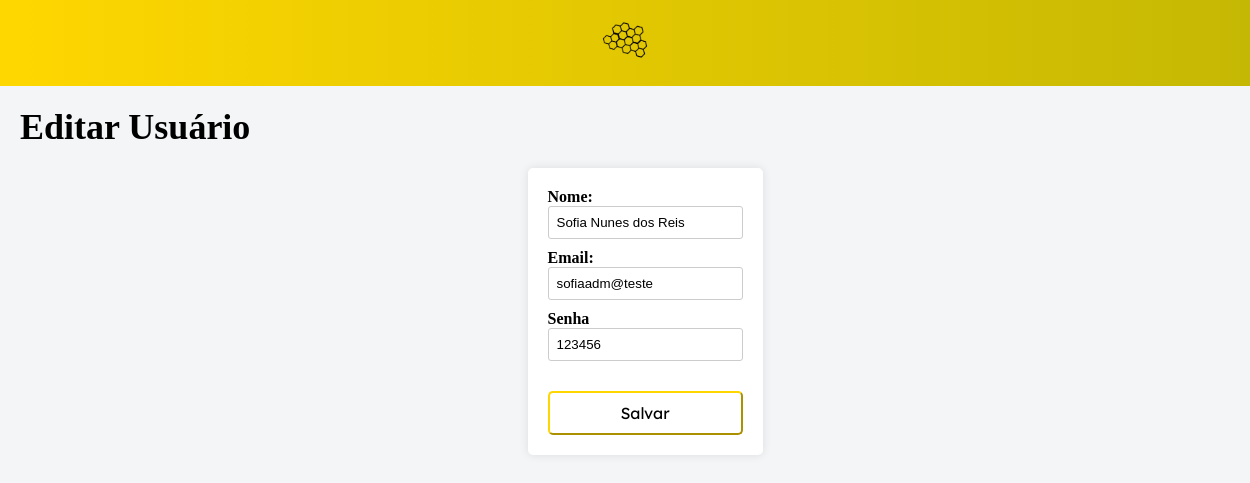
/editar_usuario.php?id=8 (signed in), run on the app's committed database.
### tables this page shows
CREATE TABLE `usuarios` (
  `id` int(11) NOT NULL,
  `nome` varchar(140) NOT NULL,
  `email` varchar(70) NOT NULL,
  `senha` varchar(6) NOT NULL,
  `role` varchar(5) NOT NULL
);

### editar_usuario.php (the view, shortened to what this page needs)
<?php
require "conn.php";
$usuario_id = $_GET['id'];
$stmt = $pdo->prepare("SELECT * FROM usuarios WHERE id = :id");
$stmt->bindParam(':id', $usuario_id);
$stmt->execute();
$usuario = $stmt->fetch(PDO::FETCH_ASSOC);
?>
<!DOCTYPE html>
<html lang="en">
<head>
    <link rel="stylesheet" href="assets/css/global.css">
    <link rel="stylesheet" href="assets/css/usuarios.css">
</head>
<body>
<header id="header">
    <div class="menu">
    <a href="index.php" class="logo-container"> <img src="assets/img/logo.png" class="logo" alt="Logo"></a>
    </div>
</header>
<div class="container">
    <h1>Editar Usuário</h1>
    <form method="post" class="form">
        <label for="nome" class="form-label">Nome:</label><br>
        <input type="text" id="nome" name="nome" value="<?= $usuario['nome'] ?>" class="form-control"><br>
        <label for="email" class="form-label">Email:</label><br>
        <input type="email" id="email" name="email" value="<?= $usuario['email'] ?>" class="form-control"><br>
        <label for="senha" class="form-label">Senha</label><br>
        <input type="senha" id="senha" name="senha" value="<?= $usuario['senha'] ?>" class="form-control"><br>
        <button type="submit" class="submit">Salvar</button>
    </form>
</div>
</body>
</html>

### assets/css/global.css (style rules this page uses)
* { margin: 0; padding: 0; text-decoration: none; list-style: none; }
:root { --yellow: #FFD700; --yellow-dark: #c5b804; --white: #FFF; --title: #313131; --text: #646464; --linear: linear-gradient(90deg, var(--yellow) 0%, var(--yellow-dark) 100%); }
html { scroll-behavior: smooth; }
body { background-color: #f3f5f7; }
.container { width: 100%; height: 100vh; display: flex; flex-direction: column; justify-content: space-between; }
#header, #footer { background: var(--linear); padding: 5vh 5vh 5vh 5vh; color: var(--white); font-family: 'Lexend Deca'; font-size: 13px; }
#header { display: flex; justify-content: space-between; align-items: center; padding: 10px; position: relative; }
.menu { flex: 1; display: flex; justify-content: center; }
.logo { width: 90px; height: 60px; }
.menu img, .menu i { text-decoration: none; color: var(--white); }
.menu a { color: var(--white); text-decoration: none; }

### assets/css/usuarios.css (style rules this page uses)
.container { margin: 0 auto; padding: 20px; }
.logo { width: 100px; height: 50px; object-fit: contain; }
.menu { display: flex; justify-content: center; align-items: center; flex: 1; }
.menu a { color: var(--white); font-size: 24px; margin: 0 10px; }
.logo { width: 90px; height: 60px; margin: 0 auto; }
.container h1 { margin-bottom: 20px; font-size: 36px; }
.form { max-width: 400px; margin: 0 auto; padding: 20px; margin-bottom: 1000px; background-color: #fff; border-radius: 5px; box-shadow: 0 0 10px rgba(0, 0, 0, 0.1); }
.form-label { font-weight: bold; }
.form-control { width: 100%; padding: 8px; margin-bottom: 10px; border: 1px solid #ccc; border-radius: 3px; box-sizing: border-box; }
.submit { width: 100%; color: var(--black); background-color: var(--white); border-color: var(--yellow); margin-top: 20px; padding: 10px; border-radius: 5px; text-decoration: none; font-family: 'Lexend Deca', sans-serif; font-size: 16px; transition: background-color 0.3s, border-color 0.3s; }

### data on the page
usuarios: nome "Sofia Nunes dos Reis", email "sofiaadm@teste", senha "123456"
